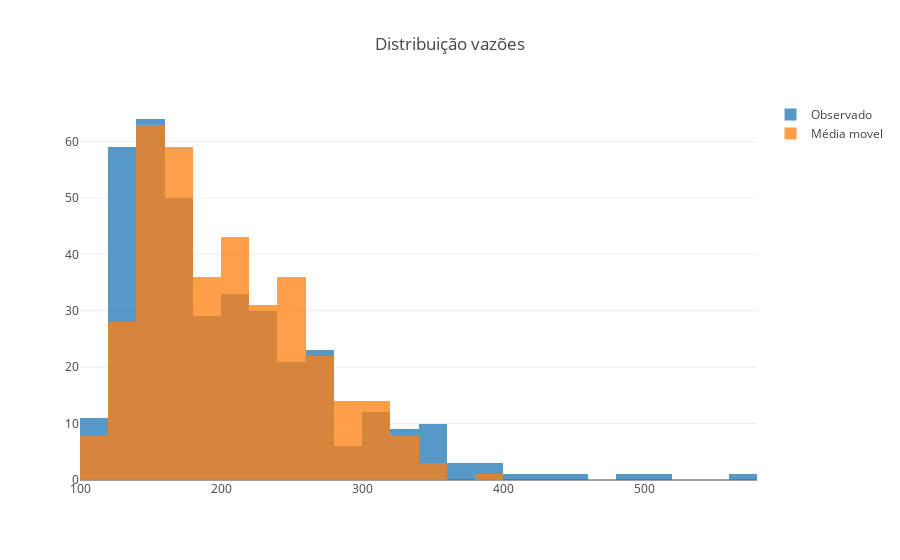

The notebook cell saved with this chart:
### Code cell
layout = go.Layout(title = 'Distribuição vazões', barmode = 'overlay')

fig = go.Figure(data = [go.Histogram(x = ts['vazao'], opacity = 0.75, name = 'Observado'),
                        go.Histogram(x = running_mean2(y,4), opacity = 0.75, name = 'Média movel')],
                        layout = layout)
pyo.iplot(fig, config=dict(showLink = False))

### Figure 1 — Plotly figure (JSON) as saved in the notebook; plotly's stock layout.template omitted (floating-point values rounded to 4 significant figures; data arrays with more than 128 entries replaced by an {"elided": "..."} marker saying what was removed)
{"data": [{"name": "Observado", "opacity": 0.75, "type": "histogram", "uid": "1e4de614-6f0f-4f91-9b64-382255806c2a", "x": {"elided": "369 float values"}}, {"name": "Média movel", "opacity": 0.75, "type": "histogram", "uid": "96d658a5-60f4-44e9-a198-be6c84dc1535", "x": {"elided": "366 float values"}}], "layout": {"barmode": "overlay", "title": {"text": "Distribuição vazões"}}}
